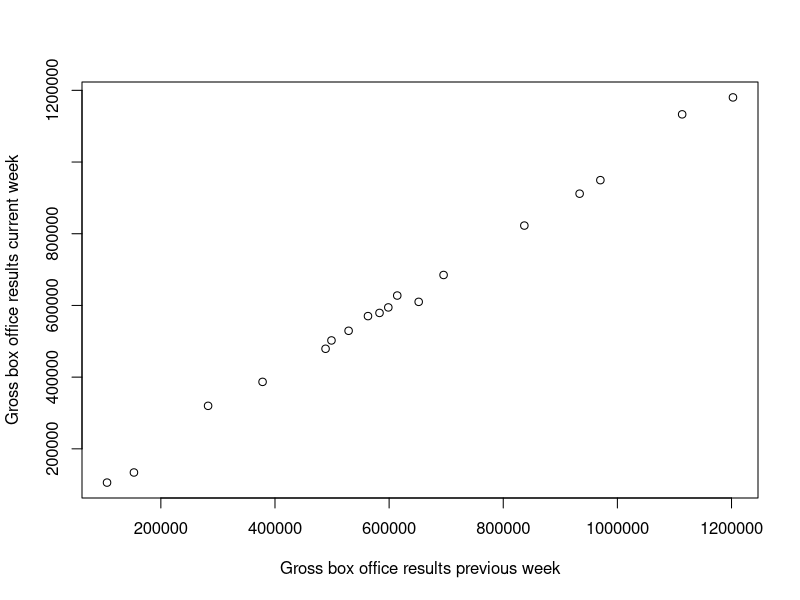
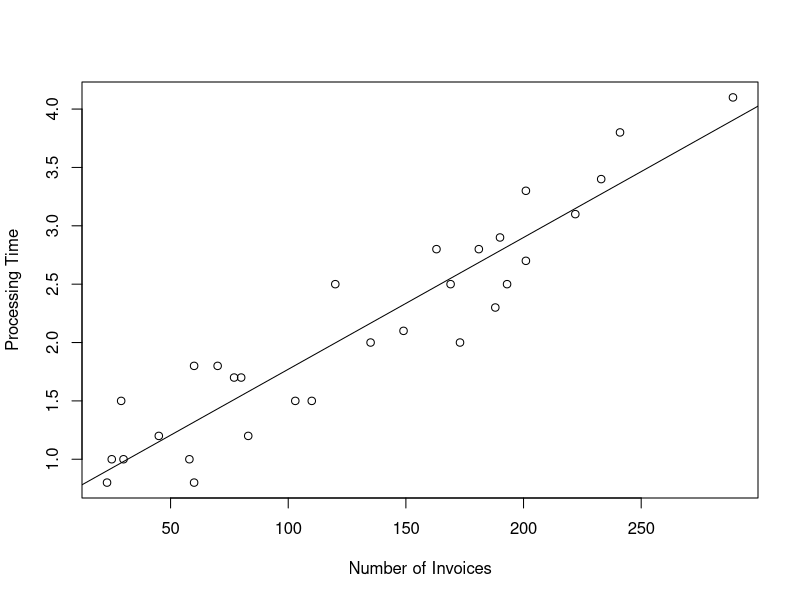

Generate these figures, in order, with R:
#27February2025

setwd("E:/Stat 3~2/3201 Regression Analysis/books/dataset of the book of A Modern approach/Data")

#problem-1
playbill <- read.csv("playbill.csv",header=TRUE)
attach(playbill)

#Figure 2.6 on page 38
par(mfrow=c(1,1))
plot(LastWeek,CurrentWeek,xlab="Gross box office results previous week",
     ylab="Gross box office results current week")
m1=lm(CurrentWeek~LastWeek) #setting model
summary(m1)

#solution of a
confint(m1,level=0.95)
#comment:1 is a plausible value for b1 since it falls within the confidence interval.

#solution of b
#testing Ho: Beta0=10000 against Beta0 != 10000
T=(6.805*10^3 -10000)/(9.929*10^3)
T
tval=qt(1-0.05/2,16) #calculate the critical value
tval
#since the T is less than tval , the test is insignificant and we can predict that there is not enough evidence to reject Ho.

#solution of c
predict(m1,newdata=data.frame(LastWeek =c(400000)),interval="prediction",level=0.95)
#since the prediction interval for a production with $400,000 in gross box office the previous week is 35982.8 to 439442.2 hence  $450,000 is not a feasible value for the gross box office results in the current week.

#solution of d
#*If b1 = 1, then for every $1 increase in the previous week's gross box office, the current week's gross box office will also increase by $1 (i.e., they are equal).
#*If b0 = 0, then if the previous week's gross box office is $0, the current week's gross box office will also be $0.
#our result: 
#*we found that b1 = 1 is a plausible value (the confidence interval includes 1).
#*However, the intercept (b0) is significantly different from 0 (the confidence interval does not include 0, and the t-test failed to reject the null hypothesis that Beta0 = 10000, which is very different from 0)
#comment:
#Approximation: The rule is a reasonable approximation because the slope (b1) is plausibly 1. This means that, on average, the current week's gross box office is close to the previous week's gross box office.
#Oversimplification: However, the rule is an oversimplification. The intercept (b0) is not 0, which means there's a baseline level of revenue even if the previous week's revenue is low. The regression model provides a more accurate prediction by accounting for this intercept.
# my decission: the prediction rule is a reasonable approximation but an oversimplification, and that the regression model provides more accurate predictions.If a quick, rough estimate is sufficient, the rule might be acceptable.

detach(playbill)

#solution of the problem-2

invoice <- read.table("invoices.txt",header=TRUE)
attach(invoice)
par(mfrow=c(1,1))
plot(Invoices,Time,xlab="Number of Invoices",ylab="Processing Time")
abline(lsfit(Invoices,Time))
m2 <- lm(Time~Invoices)
summary(m2)
mean(Time)
median(Time)
mean(Invoices)
median(Invoices)

#solution of a
confint(m2,level=0.95)

#solution of b
#testing Hypothesese; Ho: Beta1=0.01 against H1: Beta1 != 0.01
T=(0.0112916-0.01)/0.0008184 #calculated value of t statistic
T
tval=qt(1-0.05/2,28)   #critical value at 0.05 level of significance
tval
#since the calculated value is less than critical value of t statistic , there is not enough evidence to reject the null hypothesis indicate that the test is insignificant. 

#solution of c
predict(m2,newdata=data.frame(Invoices=c(130)),interval = "prediction",level = 0.95)
#the model estimated that to process 130 invoices it takes 2.109624 hours and 95% prediction interval to process 130 invoice is 1.422947 hours to 2.7963 hours.
detach(invoice)


